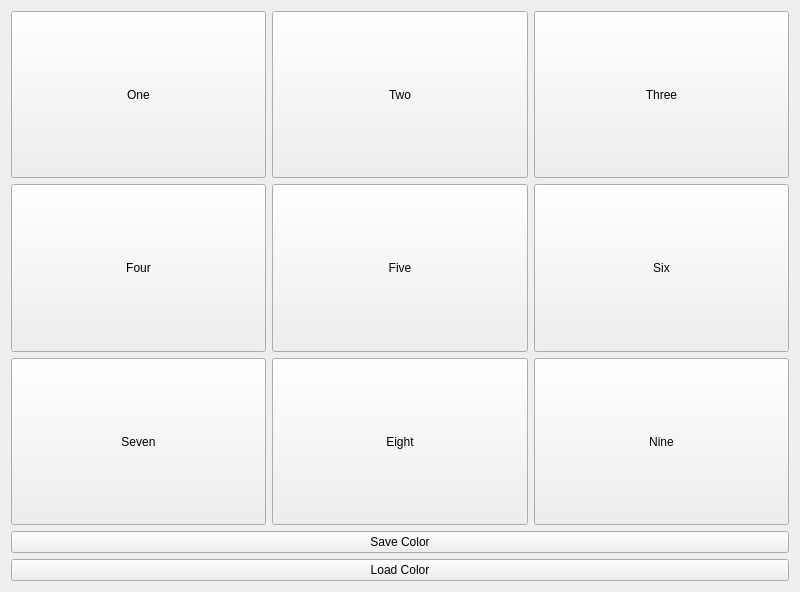
<?xml version="1.0" encoding="UTF-8"?>
<ui version="4.0">
 <class>Widget</class>
 <widget class="QWidget" name="Widget">
  <property name="geometry">
   <rect>
    <x>0</x>
    <y>0</y>
    <width>800</width>
    <height>592</height>
   </rect>
  </property>
  <property name="sizePolicy">
   <sizepolicy hsizetype="Preferred" vsizetype="Fixed">
    <horstretch>0</horstretch>
    <verstretch>0</verstretch>
   </sizepolicy>
  </property>
  <property name="windowTitle">
   <string>Widget</string>
  </property>
  <layout class="QVBoxLayout" name="verticalLayout">
   <item>
    <layout class="QGridLayout" name="gridLayout">
     <item row="0" column="0">
      <widget class="QPushButton" name="oneButton">
       <property name="sizePolicy">
        <sizepolicy hsizetype="Minimum" vsizetype="Expanding">
         <horstretch>0</horstretch>
         <verstretch>0</verstretch>
        </sizepolicy>
       </property>
       <property name="text">
        <string>One</string>
       </property>
      </widget>
     </item>
     <item row="0" column="1">
      <widget class="QPushButton" name="twoButton">
       <property name="sizePolicy">
        <sizepolicy hsizetype="Minimum" vsizetype="Expanding">
         <horstretch>0</horstretch>
         <verstretch>0</verstretch>
        </sizepolicy>
       </property>
       <property name="text">
        <string>Two</string>
       </property>
      </widget>
     </item>
     <item row="0" column="2">
      <widget class="QPushButton" name="threeButton">
       <property name="sizePolicy">
        <sizepolicy hsizetype="Minimum" vsizetype="Expanding">
         <horstretch>0</horstretch>
         <verstretch>0</verstretch>
        </sizepolicy>
       </property>
       <property name="text">
        <string>Three</string>
       </property>
      </widget>
     </item>
     <item row="1" column="0">
      <widget class="QPushButton" name="fourButton">
       <property name="sizePolicy">
        <sizepolicy hsizetype="Minimum" vsizetype="Expanding">
         <horstretch>0</horstretch>
         <verstretch>0</verstretch>
        </sizepolicy>
       </property>
       <property name="text">
        <string>Four</string>
       </property>
      </widget>
     </item>
     <item row="1" column="1">
      <widget class="QPushButton" name="fiveButton">
       <property name="sizePolicy">
        <sizepolicy hsizetype="Minimum" vsizetype="Expanding">
         <horstretch>0</horstretch>
         <verstretch>0</verstretch>
        </sizepolicy>
       </property>
       <property name="text">
        <string>Five</string>
       </property>
      </widget>
     </item>
     <item row="1" column="2">
      <widget class="QPushButton" name="sixButton">
       <property name="sizePolicy">
        <sizepolicy hsizetype="Minimum" vsizetype="Expanding">
         <horstretch>0</horstretch>
         <verstretch>0</verstretch>
        </sizepolicy>
       </property>
       <property name="text">
        <string>Six</string>
       </property>
      </widget>
     </item>
     <item row="2" column="0">
      <widget class="QPushButton" name="sevenButton">
       <property name="sizePolicy">
        <sizepolicy hsizetype="Minimum" vsizetype="Expanding">
         <horstretch>0</horstretch>
         <verstretch>0</verstretch>
        </sizepolicy>
       </property>
       <property name="text">
        <string>Seven</string>
       </property>
      </widget>
     </item>
     <item row="2" column="1">
      <widget class="QPushButton" name="eightButton">
       <property name="sizePolicy">
        <sizepolicy hsizetype="Minimum" vsizetype="Expanding">
         <horstretch>0</horstretch>
         <verstretch>0</verstretch>
        </sizepolicy>
       </property>
       <property name="text">
        <string>Eight</string>
       </property>
      </widget>
     </item>
     <item row="2" column="2">
      <widget class="QPushButton" name="nineButton">
       <property name="sizePolicy">
        <sizepolicy hsizetype="Minimum" vsizetype="Expanding">
         <horstretch>0</horstretch>
         <verstretch>0</verstretch>
        </sizepolicy>
       </property>
       <property name="text">
        <string>Nine</string>
       </property>
      </widget>
     </item>
    </layout>
   </item>
   <item>
    <widget class="QPushButton" name="saveColorButton">
     <property name="sizePolicy">
      <sizepolicy hsizetype="Minimum" vsizetype="Preferred">
       <horstretch>0</horstretch>
       <verstretch>0</verstretch>
      </sizepolicy>
     </property>
     <property name="text">
      <string>Save Color</string>
     </property>
    </widget>
   </item>
   <item>
    <widget class="QPushButton" name="loadColorButton">
     <property name="sizePolicy">
      <sizepolicy hsizetype="Minimum" vsizetype="Preferred">
       <horstretch>0</horstretch>
       <verstretch>0</verstretch>
      </sizepolicy>
     </property>
     <property name="text">
      <string>Load Color</string>
     </property>
    </widget>
   </item>
  </layout>
 </widget>
 <resources/>
 <connections/>
</ui>
